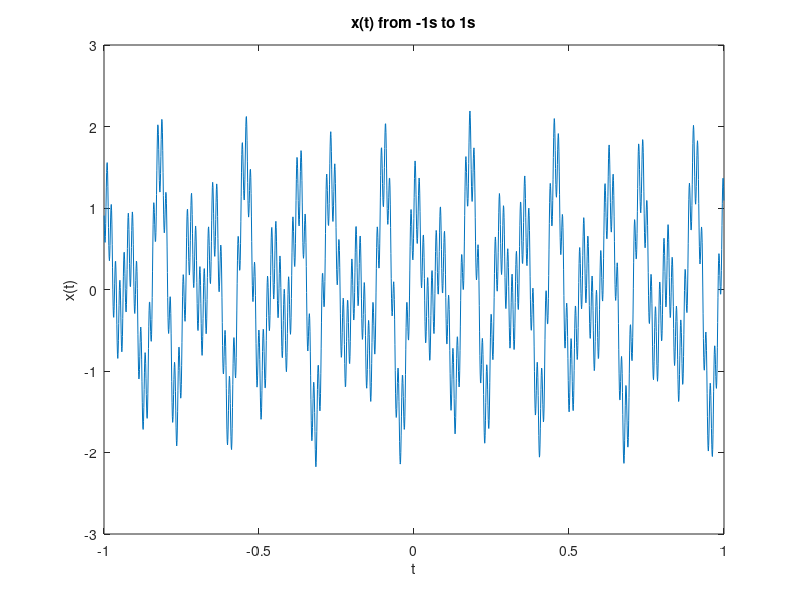

Source code (MATLAB): (Note: this script raises an error after producing the figure.)
close all;
clear; 

n = 3e4;
t = linspace(-15, 15, n);
fs = n/30;

a1 = 22;
a2 = 14;
a3 = 147;

f1 = @(t) cos(a1*pi*t);
f = @(t) f1(t) + 0.7 * sin(a2*pi*t) + 0.5*sin(a3*pi*t);

x1 = f1(t);
x = f(t);
nfft = 2^(nextpow2(length(x))-1);

mask = (-1<t & t<1);

figure(1)
plot(t(mask), x(mask))
xlabel("t")
ylabel("x(t)")
title("x(t) from -1s to 1s")

figure(2)
[pxx, w] = pwelch(x, nfft, nfft/2, nfft, fs, 'onesided');
loglog(w, pxx);
xlabel('Frequency (Hz)')
ylabel('PSD (dB/Hz)')
title("Power Density Spectrum of x(t)")

fc = [10 20];
order = 5;
[b,a] = butter(order ,fc/(fs/2));

figure(3)
[Hf, wf] = freqz(b,a);
plot(wf, abs(Hf))
title("Frequency response of Butterworth filter")
xlabel("Frequency (Hz)")
ylabel("Response")

figure(4)
hold on;
filtered = filtfilt(b, a, x);
plot(t(mask), x1(mask))
plot(t(mask), filtered(mask))
title("Filtered x(t), Butterworth filter order: " + order + "; Cutoff frequencies: " + fc(1) + "," + fc(2) +"Hz")
xlabel("H(\omega)")
ylabel("Time")
legend({'x_{1}(t)', 'Recovered'})

figure(5)
hold off;
loglog(w, pxx);
hold on;
[pxx2, w2] = pwelch(filtered, nfft, nfft/2, nfft, fs);
loglog(w2, pxx2);
xlabel('Frequency (Hz)')
ylabel('PSD (dB/Hz)')
title("PDS of x(t) and x(t) filtered")
legend({'x(t)', 'x_{f}(t)'})

figure(6)
plot(t, filtered - x1)
xlabel("t")
ylabel("x_{f}(t) - x_{1}(t)")
title("Difference between filtered and original time series")
